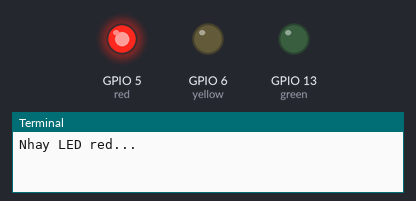
Recording of a program running on a simulated Raspberry Pi (BCM pin numbers). Shown: output pins drawn as LEDs (lit = HIGH), the last lines printed to the terminal. At 6.0 s the program stops and its outputs stay as they are.

Above: at 0.1 s.
At 2.1 s:
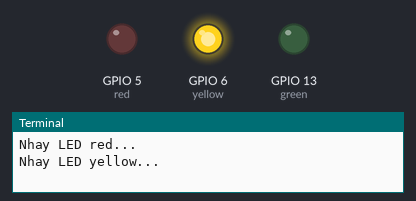
At 4.1 s:
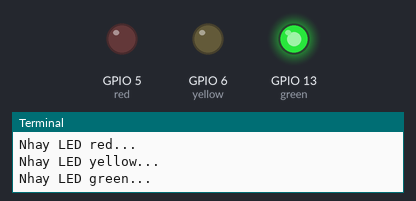
At 6.1 s:
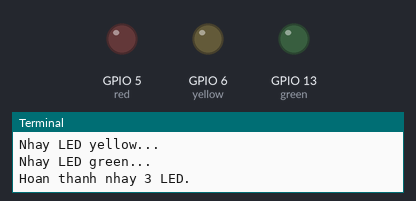
Timing chart, 0 to 7.5 s (numbered marks = the images above):
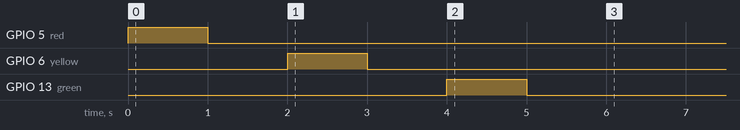

The program:

led4.py
```python
from gpiozero import LED
from time import sleep


# Dictionary quan ly 3 LED (theo Slide Bai 1.1)
leds = {
    "red": LED(5),
    "yellow": LED(6),
    "green": LED(13),
}


# Nhay tuan tu tung LED
for name, led in leds.items():
    print(f'Nhay LED {name}...')
    led.blink(on_time=1, off_time=1)
    sleep(2)
    led.off()


print('Hoan thanh nhay 3 LED.')
```

Measured:
- by itself, GPIO 5 (red): LOW → HIGH at 0.00 s, → LOW 1.0 s later
- by itself, GPIO 6 (yellow): LOW → HIGH at 2.0 s, → LOW 1.0 s later
- by itself, GPIO 13 (green): LOW → HIGH at 4.0 s, → LOW 1.0 s later
